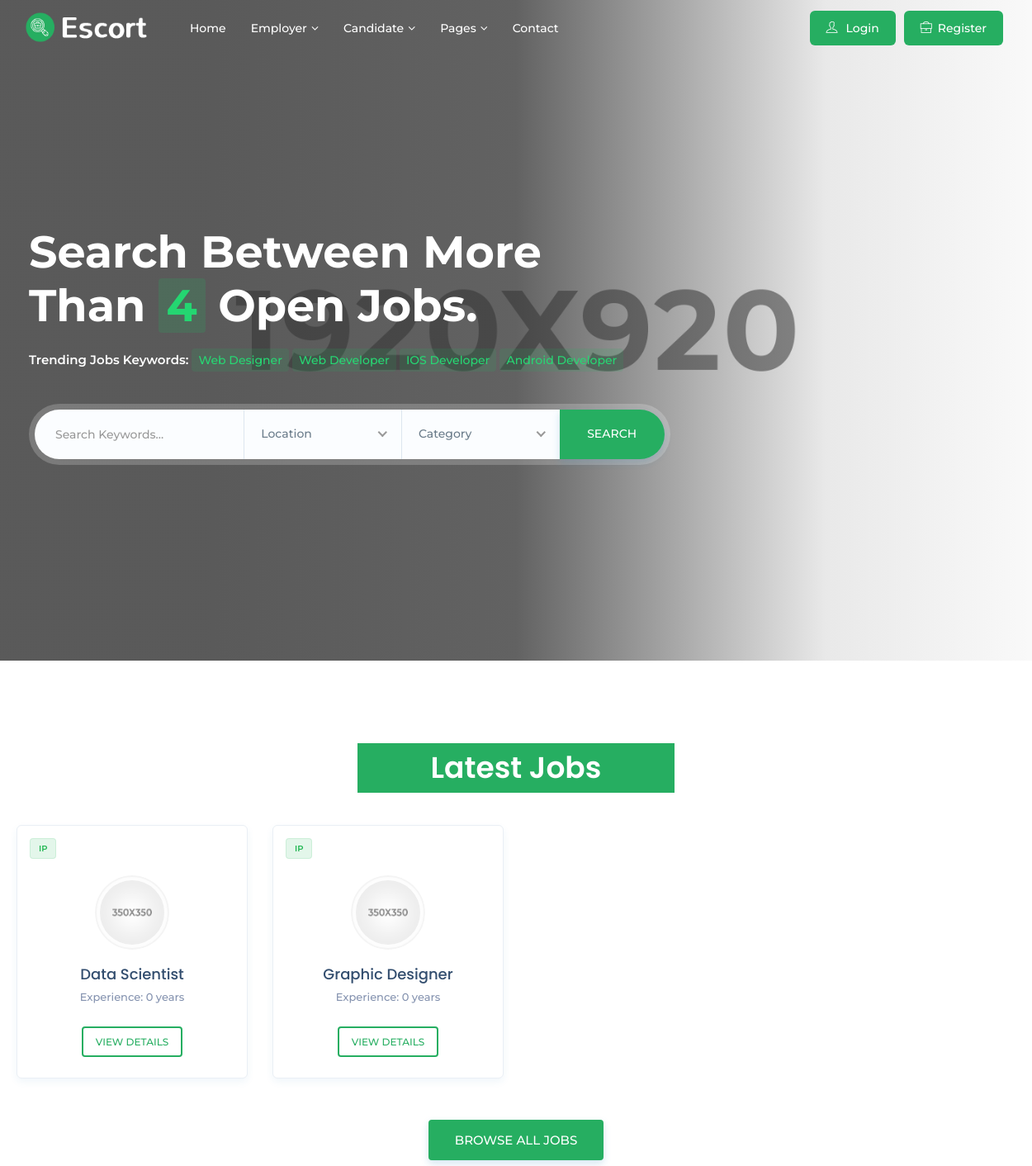
The app's page /cvrecommender/ (upper part), older data.
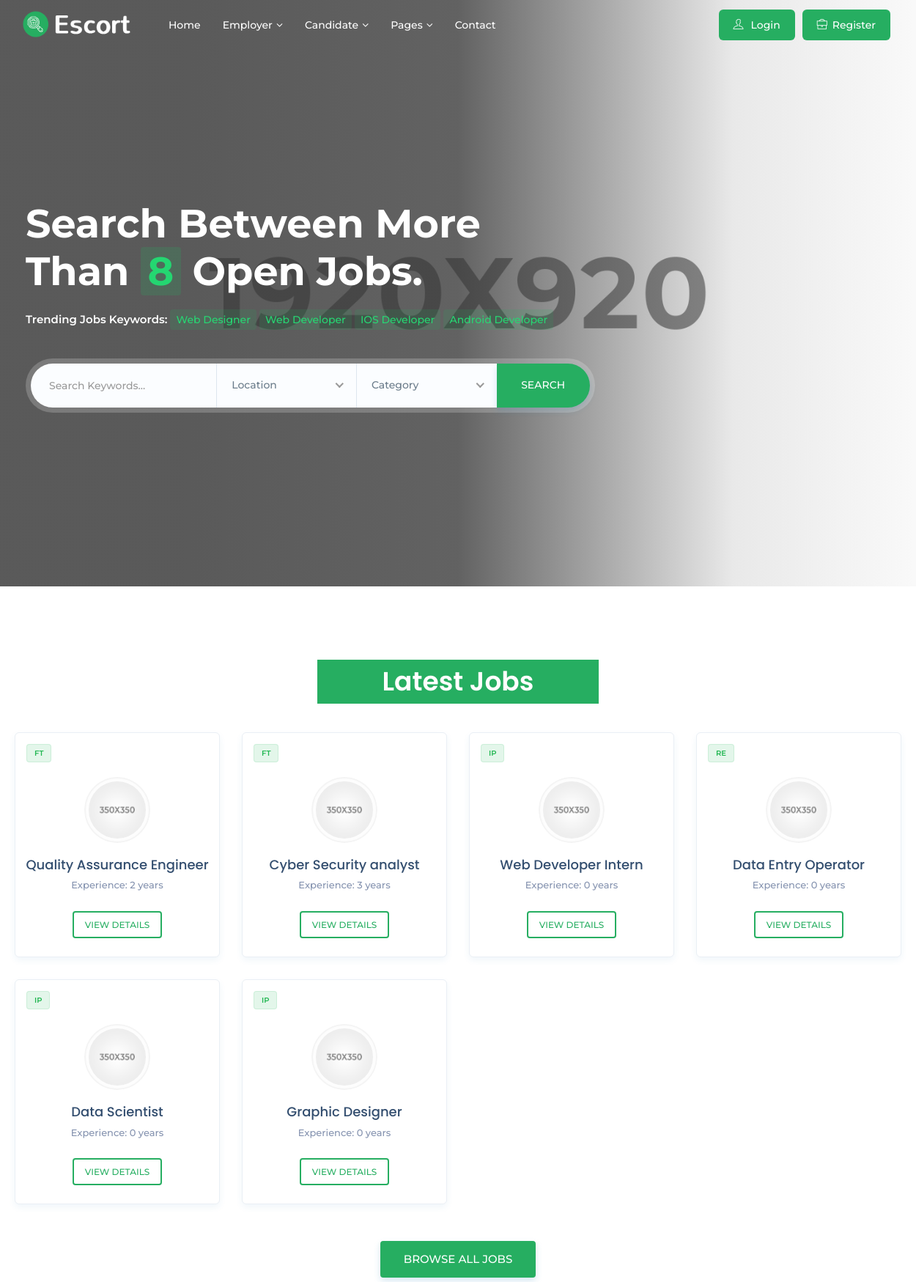
The same page, newer data.
### cvrecommender/models.py (models this page shows, shortened)
class Job(models.Model):
    title = models.CharField(max_length=200)
    slug = models.SlugField(max_length=200, blank=True,
                            help_text='You may keep it blank')
    company_name = models.CharField(max_length=200)
    starting_date = models.DateField(blank=True, null=True)
    deadline = models.DateField(blank=True, null=True)
    salary = models.PositiveIntegerField()
    vacancy = models.PositiveSmallIntegerField(
        validators=[MinValueValidator(1), MaxValueValidator(50)])
    job_category = models.CharField(max_length=50, choices=JOB_CATEGORY)
    job_type = models.CharField(max_length=20, choices=JOB_TYPE)
    email = models.EmailField(max_length=254,)
    phone = models.CharField(max_length=11, blank=True, null=True)
    company_website = models.URLField()
    logo = models.ImageField(null=True, blank=True)
    address = models.TextField(max_length=200)
    division = models.CharField(max_length=15, choices=CITY)
    description = models.TextField()
    responsibility = models.TextField()
    min_education = models.CharField(max_length=20, choices=EDU)
    cgpa = models.DecimalField(max_digits=3, decimal_places=2)
    experience = models.PositiveSmallIntegerField(
        validators=[MinValueValidator(0), MaxValueValidator(15)])
    skill_req = models.TextField(help_text='Input skills with comma')
    skill_bonus = models.CharField(
        max_length=255, blank=True, null=True, help_text='Input skills with comma')
    status = models.CharField(max_length=20, choices=STATUS)
    publish = models.DateField(auto_now_add=True)
    last_modified = models.DateField(auto_now=True)
    recruiter = models.ForeignKey('account.Recruiter',
                                  on_delete=models.CASCADE,
                                  related_name='jobs')
    applicant = models.ManyToManyField('account.Applicant',
                                       related_name='jobs', blank=True)
    objects = models.Manager()         # default manager
    published = PublishedManager()    # custom manager for all published job post
    def get_absolute_url(self):
        return reverse('jobDetail', args=[self.slug])

### cvrecommender/views.py (the view)
# urls.py: 2. Add a URL to urlpatterns:  path('', views.home, name='home')
def home(request):
    job_number = Job.objects.all().count()
    latest_jobs = Job.published.all().order_by('-publish')[:8]
    context = {'job_number': job_number, 'latest_jobs': latest_jobs}
    return render(request, 'index.html', context)

### cvrecommender/models.py (called while the page is built)
    def get_queryset(self):
        return super(PublishedManager, self).get_queryset()\
                                            .filter(status='publish')

### cvrecommender/templates/index.html (shortened to what the changed rows need)
{% load static %}
<!DOCTYPE html>
<html class="" lang="zxx">
<head>
<link href="{% static 'assets/plugins/bootstrap/css/bootstrap.min.css' %}" rel="stylesheet">
<link href="{% static 'assets/plugins/bootstrap/css/bootstrap-select.min.css' %}" rel="stylesheet">
<link href="{% static 'assets/plugins/icons/css/icons.css' %}" rel="stylesheet">
<link href="{% static 'assets/plugins/animate/animate.css' %}" rel="stylesheet">
<link href="{% static 'assets/plugins/bootstrap/css/bootsnav.css' %}" rel="stylesheet">
<link href="{% static 'assets/plugins/nice-select/css/nice-select.css' %}" rel="stylesheet">
<link href="{% static 'assets/plugins/aos-master/aos.css' %}" rel="stylesheet">
<link href="{% static 'assets/css/style.css' %}" rel="stylesheet">
<link href="{% static 'assets/css/responsive.css' %}" rel="stylesheet">
</head>
<body class="utf_skin_area">
<div class="utf_main_banner_area" style="background-image:url(assets/img/slider_bg.jpg);" data-overlay="8">
  <div class="container">
    <div class="col-md-8 col-sm-10">
      <div class="caption cl-white home_two_slid">
        <h2>Search Between More Than <span class="theme-cl">{{ job_number }}</span> Open Jobs.</h2>
      </div>
    </div>
  </div>
</div>
<section class="padd-top-80 padd-bot-80">
  <div class="container">
    <div class="row mrg-bot-30">
      <div class="col-sm-4">
        <h2 class="padd-10 theme-bg text-center">Latest Jobs</h2>
      </div>
    </div>
    <div class="row">
      {% for job in latest_jobs %}
        <div class="col-md-3 col-sm-6">
          <div class="utf_grid_job_widget_area"> <span class="job-type full-type">{{ job.job_type }}</span>
            <div class="u-content">
              {% if job.logo %}
                  <img src="{{ job.logo.url }}" class="avatar-lg"alt="Company Logo">
                {% else %}
                <div class="avatar box-80"><img class="img-responsive" src="{% static 'assets/img/company_logo_1.png' %}" alt="Company Logo"></div>
              {% endif %}
              <h5><a href="employer-detail.html">{{ job.title }}</a></h5>
              <p class="text-muted">Experience: {{ job.experience }} years</p>
            </div>
            <div class="utf_apply_job_btn_item">
              <a href="{{ job.get_absolute_url }}" class="btn job-browse-btn btn-radius br-light">View Details</a>
            </div>
          </div>
        </div>
      {% endfor %}
    </div>
  </div>
</section>
</body>
</html>

Row changes from the older to the newer data that the page shows:
added Job: job_type "FT", title "Quality Assurance Engineer", experience "2"
added Job: job_type "FT", title "Cyber Security analyst", experience "3"
added Job: job_type "IP", title "Web Developer Intern", experience "0"
added Job: job_type "RE", title "Data Entry Operator", experience "0"
Text that changed along with them:
{{ job_number }}: "4" → "8"
